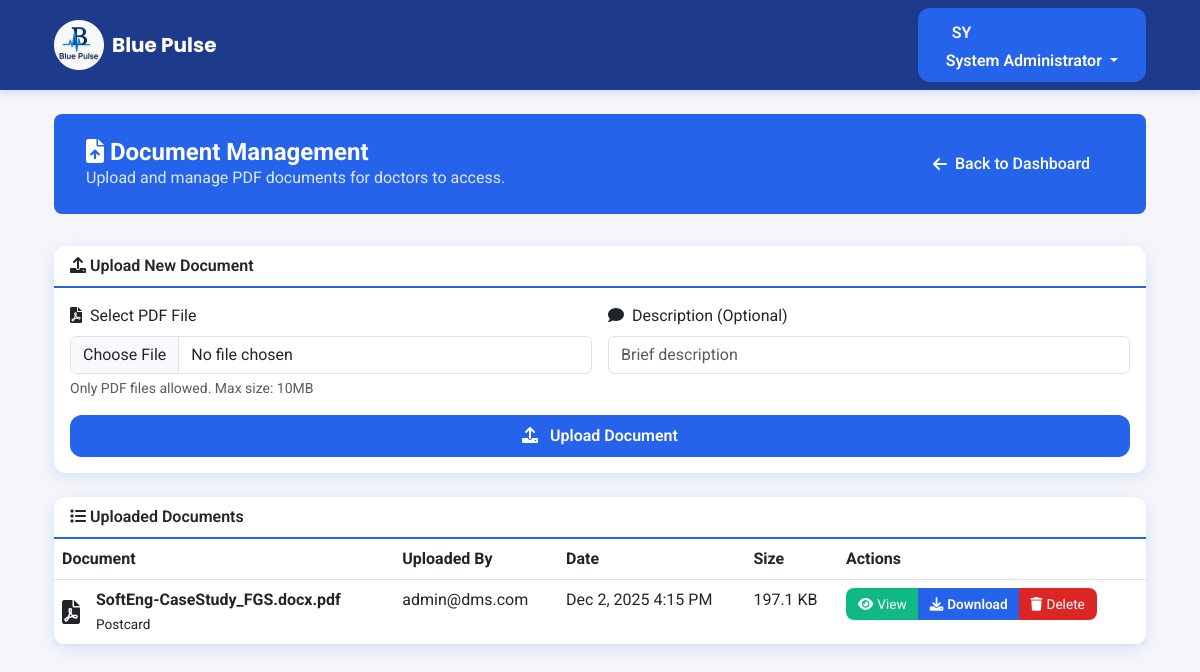
/admin/admin_documents.php (signed in), run on the app's committed database.
### tables this page shows
CREATE TABLE `documents` (
  `id` int(11) NOT NULL,
  `filename` varchar(255) NOT NULL,
  `mime_type` varchar(100) NOT NULL,
  `file_path` varchar(500) NOT NULL,
  `uploaded_by` varchar(100) NOT NULL,
  `upload_date` datetime DEFAULT current_timestamp(),
  `file_size` int(11) DEFAULT 0,
  `description` text DEFAULT NULL
);

### admin/admin_documents.php (the view, shortened to what this page needs)
<?php
require_once __DIR__ . '/../includes/db_connect.php';
$user_name = $_SESSION['user_name'];
$user_role = $_SESSION['user_role'];
try {
    $stmt = $pdo->query("SELECT id, filename, uploaded_by, file_size, description, upload_date FROM documents ORDER BY upload_date DESC");
    $documents = $stmt->fetchAll();
} catch (PDOException $e) {
    $documents = [];
    $error_message = 'Failed to load documents.';
}
?>
<!DOCTYPE html>
<html lang="en">
<head>
<link href="https://cdn.jsdelivr.net/npm/bootstrap@5.3.0/dist/css/bootstrap.min.css" rel="stylesheet" />
<link href="https://cdnjs.cloudflare.com/ajax/libs/font-awesome/6.0.0/css/all.min.css" rel="stylesheet" />
<link rel="stylesheet" href="../assets/css/root_colors_fonts.css">
</head>
<body>
<nav class="navbar navbar-expand-lg navbar-custom">
    <div class="container px-4">
        <a class="navbar-brand" href="admin_home.php"><img src="../assets/images/hospitallogo.png" style="width:50px; height: 50px"> Blue Pulse</a>
        <div class="dropdown ms-auto">
            <button class="btn dropdown-toggle btn-primary" type="button" id="userDropdown" data-bs-toggle="dropdown" aria-expanded="false">
                <div class="avatar-circle"><?php echo strtoupper(substr($user_name, 0, 2)); ?></div>
                <span><?php echo ($user_role === 'admin') ? 'System Administrator' : htmlspecialchars($user_name); ?></span>
            </button>
        </div>
    </div>
</nav>
<div class="container mt-4 px-4">
    <div class="page-header-card">
        <div>
            <h2><i class="fas fa-file-upload"></i> Document Management</h2>
            <p>Upload and manage PDF documents for doctors to access.</p>
        </div>
        <a href="admin_home.php" class="btn-back"><i class="fas fa-arrow-left"></i> Back to Dashboard</a>
    </div>
    <div class="card">
        <div class="card-header"><i class="fas fa-upload"></i> Upload New Document</div>
        <div class="card-body">
            <form method="POST" enctype="multipart/form-data" novalidate>
                <div class="row g-3">
                    <div class="col-md-6">
                        <label for="document" class="form-label"><i class="fas fa-file-pdf me-2"></i>Select PDF File</label>
                        <input type="file" class="form-control" id="document" name="document" accept=".pdf" required />
                        <div class="form-text">Only PDF files allowed. Max size: 10MB</div>
                    </div>
                    <div class="col-md-6">
                        <label for="description" class="form-label"><i class="fas fa-comment me-2"></i>Description (Optional)</label>
                        <input type="text" class="form-control" id="description" name="description" placeholder="Brief description" />
                    </div>
                </div>
                <div class="d-grid mt-3">
                    <button type="submit" class="btn btn-primary"><i class="fas fa-upload me-2"></i> Upload Document</button>
                </div>
            </form>
        </div>
    </div>
    <div class="card">
        <div class="card-header"><i class="fas fa-list"></i> Uploaded Documents</div>
        <div class="card-body p-0">
            <?php if (empty($documents)): ?>
                <div class="text-center text-muted py-5">
                    <i class="fas fa-folder-open fa-3x mb-3"></i>
                    <p>No documents uploaded yet.</p>
                    <small>Upload your first document using the form above.</small>
                </div>
            <?php else: ?>
                <div class="table-responsive">
                    <table class="table mb-0">
                        <thead>
                            <tr>
                                <th>Document</th>
                                <th>Uploaded By</th>
                                <th>Date</th>
                                <th>Size</th>
                                <th>Actions</th>
                            </tr>
                        </thead>
                        <tbody>
                            <?php foreach ($documents as $doc): ?>
                            <tr>
                                <td>
                                    <div class="d-flex align-items-center">
                                        <i class="fas fa-file-pdf file-icon me-3"></i>
                                        <div>
                                            <div class="fw-bold"><?php echo htmlspecialchars($doc['filename']); ?></div>
                                            <?php if (!empty($doc['description'])): ?>
                                                <small class="text-muted"><?php echo htmlspecialchars($doc['description']); ?></small>
                                            <?php endif; ?>
                                        </div>
                                    </div>
                                </td>
                                <td><?php echo htmlspecialchars($doc['uploaded_by']); ?></td>
                                <td><?php echo date('M j, Y g:i A', strtotime($doc['upload_date'])); ?></td>
                                <td><?php echo number_format($doc['file_size']/1024,1).' KB'; ?></td>
                                <td>
                                    <div class="btn-group" role="group">
                                        <a href="document_view.php?id=<?php echo $doc['id']; ?>" target="_blank" class="btn btn-success btn-sm"><i class="fas fa-eye me-1"></i>View</a>
                                        <a href="document_download.php?id=<?php echo $doc['id']; ?>" class="btn btn-primary btn-sm"><i class="fas fa-download me-1"></i>Download</a>
                                        <button type="button" class="btn btn-danger btn-sm delete-doc-btn" data-doc-id="<?php echo $doc['id']; ?>" data-doc-name="<?php echo htmlspecialchars($doc['filename']); ?>"><i class="fas fa-trash me-1"></i>Delete</button>
                                    </div>
                                </td>
                            </tr>
                            <?php endforeach; ?>
                        </tbody>
                    </table>
                </div>
            <?php endif; ?>
        </div>
    </div>
</div>
</body>
</html>

### admin/admin_documents.php (style rules this page uses)
body { background-color: var(--light-gray); font-family: var(--font-body); margin: 0; padding: 0; }
.navbar-custom { background-color: var(--deep-navy); box-shadow: 0 4px 6px var(--shadow-light); padding: 0.5rem 1rem; }
.navbar-brand { font-family: var(--font-headings); font-weight: 700; color: var(--white) !important; font-size: 1.25rem; display: flex; align-items: center; gap: 0.5rem; }
.avatar-circle { width:32px;height:32px;background-color:var(--trust-blue);border-radius:50%;color:white;font-weight:600;display:flex;justify-content:center;align-items:center; }
.page-header-card { background: var(--trust-blue); color:white; border-radius:8px; padding:1.5rem 2rem; margin:1rem 0 2rem; display:flex; justify-content:space-between; align-items:center; gap:1rem; }
.page-header-card h2 { margin:0;font-weight:700;font-size:1.5rem; }
.page-header-card p { margin:0; font-weight:400;font-size:1rem;opacity:0.85; }
.card { border:none;border-radius:12px;box-shadow:0 4px 16px var(--shadow-light);margin-bottom:1.5rem; }
.card-header { background:white;border-radius:12px 12px 0 0 !important;border-bottom:2px solid var(--trust-blue); font-weight:600; color:var(--dark-text); }
.btn-primary { background-color:var(--trust-blue); border:none; border-radius:12px; font-weight:600;padding:0.55rem 1.75rem;color:white; }
.btn-success { background-color:var(--green-teal);border:none;border-radius:12px;color:white; }
.btn-danger { background-color:var(--red);border:none;border-radius:12px;color:white; }
.btn-group .btn-sm { font-size:0.85rem;padding:0.35rem 0.75rem;border-radius:8px; }
.table { background:white;border-radius:12px;width:100%;overflow:hidden;box-shadow:0 4px 16px rgba(0,0,0,0.06); }
.table thead tr { background-color:var(--primary-color); color:white; }
.file-icon { font-size:1.5rem;color:var(--accent-color); }
.fw-bold { color:var(--dark-text); }
.text-muted { color:var(--gray-text)!important;font-size:0.85rem; }
.btn-back { background-color:var(--trust-blue);border:none;border-radius:6px;padding:0.5rem 1.5rem;font-weight:500;color:white;text-decoration:none;display:inline-flex;align-items:center;gap:0.5rem; }

### data on the page
documents: filename "SoftEng-CaseStudy_FGS.docx.pdf", description "Postcard", uploaded_by "admin@dms.com", upload_date "Dec 2, 2025 4:15 PM", $doc['file_size']/1024 "197.1"

### other printed values
substr($user_name, 0, 2) "SY"
